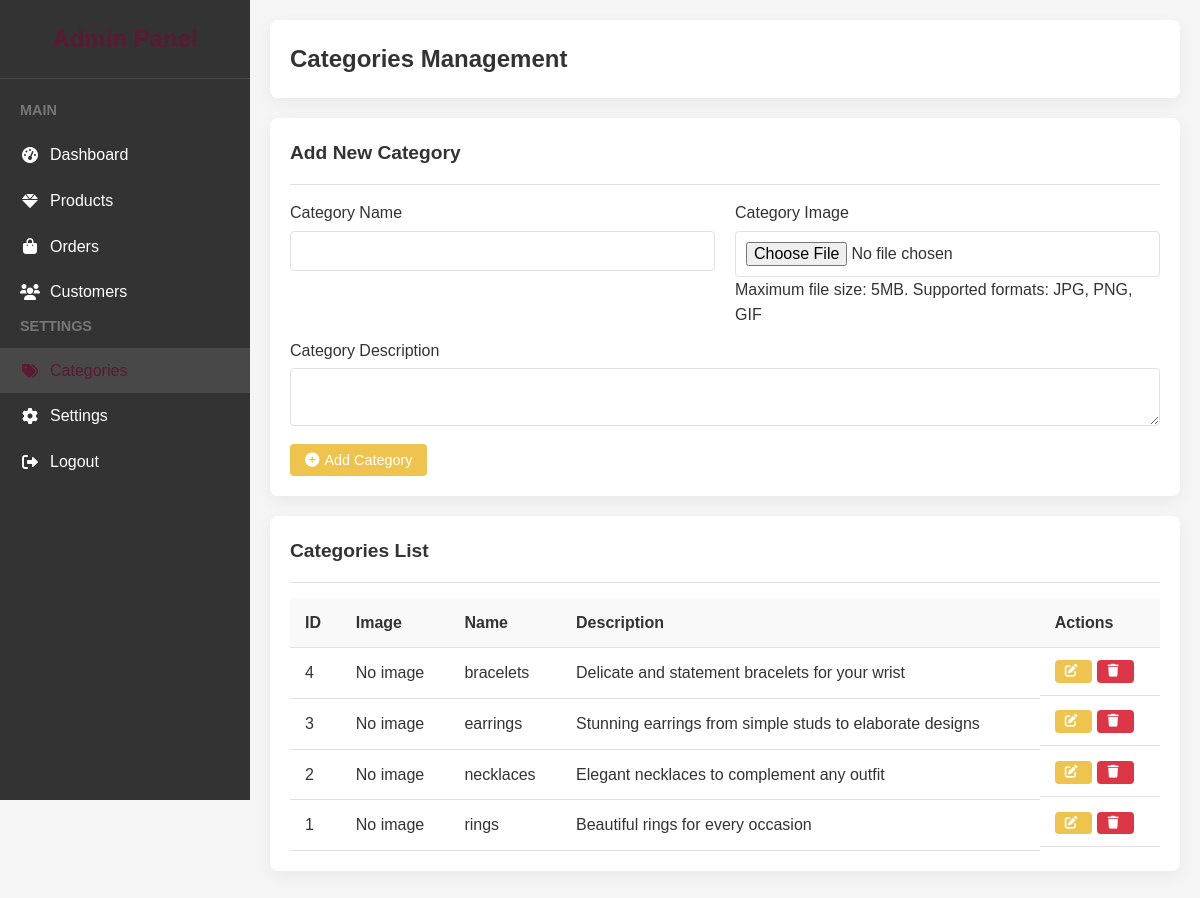
/admin/categories.php (signed in), run on the app's committed database.
### tables this page shows
CREATE TABLE IF NOT EXISTS categories (
  id INT AUTO_INCREMENT PRIMARY KEY,
  name VARCHAR(50) NOT NULL UNIQUE,
  description TEXT,
  image VARCHAR(255)
);

### admin/categories.php (the view, shortened to what this page needs)
<?php
require_once "../includes/config.php";
$category_name = $description = "";
$categories = [];
$sql = "SELECT * FROM categories ORDER BY name ASC";
if($result = mysqli_query($conn, $sql)) {
    while($row = mysqli_fetch_assoc($result)) {
        $categories[] = $row;
    }
}
?>
<!DOCTYPE html>
<html lang="en">
<head>
    <link rel="stylesheet" href="https://cdnjs.cloudflare.com/ajax/libs/font-awesome/6.0.0-beta3/css/all.min.css">
</head>
<body>
    <div class="admin-container">
        <div class="sidebar">
            <div class="sidebar-header">
                <h2>Admin Panel</h2>
            </div>
            <div class="sidebar-menu">
                <h3>Main</h3>
                <a href="dashboard.php" class="menu-item">
                    <i class="fas fa-tachometer-alt"></i>
                    <span>Dashboard</span>
                </a>
                <a href="products.php" class="menu-item">
                    <i class="fas fa-gem"></i>
                    <span>Products</span>
                </a>
                <a href="orders.php" class="menu-item">
                    <i class="fas fa-shopping-bag"></i>
                    <span>Orders</span>
                </a>
                <a href="customers.php" class="menu-item">
                    <i class="fas fa-users"></i>
                    <span>Customers</span>
                </a>
                <h3>Settings</h3>
                <a href="categories.php" class="menu-item active">
                    <i class="fas fa-tags"></i>
                    <span>Categories</span>
                </a>
                <a href="settings.php" class="menu-item">
                    <i class="fas fa-cog"></i>
                    <span>Settings</span>
                </a>
                <a href="logout.php" class="menu-item">
                    <i class="fas fa-sign-out-alt"></i>
                    <span>Logout</span>
                </a>
            </div>
        </div>
        <div class="main-content">
            <div class="header">
                <div class="header-title">
                    <h1>Categories Management</h1>
                </div>
            </div>
            <div class="content-card">
                <div class="card-header">
                    <h2 class="card-title">Add New Category</h2>
                </div>
                <form action="<?php echo htmlspecialchars($_SERVER["PHP_SELF"]); ?>" method="post" enctype="multipart/form-data">
                    <div class="form-row">
                        <div class="form-group">
                            <label for="category_name">Category Name</label>
                            <input type="text" name="category_name" id="category_name" class="form-control" value="<?php echo htmlspecialchars($category_name); ?>" required>
                        </div>
                        <div class="form-group">
                            <label for="image">Category Image</label>
                            <input type="file" name="image" id="image" class="form-control" accept="image/*" onchange="previewImage(this, 'imagePreview')">
                            <span class="help-text">Maximum file size: 5MB. Supported formats: JPG, PNG, GIF</span>
                        </div>
                    </div>
                    <div class="form-row">
                        <div class="form-group full-width">
                            <label for="description">Category Description</label>
                            <textarea name="description" id="description" class="form-control"><?php echo htmlspecialchars($description); ?></textarea>
                        </div>
                    </div>
                    <div class="form-row">
                        <div class="form-group" style="display: flex; align-items: flex-end;">
                            <button type="submit" name="add_category" class="btn">
                                <i class="fas fa-plus-circle"></i> Add Category
                            </button>
                        </div>
                    </div>
                </form>
            </div>
            <div class="content-card">
                <div class="card-header">
                    <h2 class="card-title">Categories List</h2>
                </div>
                <?php if(count($categories) > 0): ?>
                <div class="table-responsive">
                    <table class="table">
                        <thead>
                            <tr>
                                <th>ID</th>
                                <th>Image</th>
                                <th>Name</th>
                                <th>Description</th>
                                <th>Actions</th>
                            </tr>
                        </thead>
                        <tbody>
                            <?php foreach($categories as $category): ?>
                            <tr>
                                <td><?php echo $category['id']; ?></td>
                                <td>
                                    <?php if(!empty($category['image']) && file_exists("../" . $category['image'])): ?>
                                    <img src="../<?php echo $category['image']; ?>" alt="<?php echo htmlspecialchars($category['name']); ?>" class="category-image">
                                    <?php else: ?>
                                    <span class="no-image">No image</span>
                                    <?php endif; ?>
                                </td>
                                <td><?php echo htmlspecialchars($category['name']); ?></td>
                                <td>
                                    <?php
                                        echo !empty($category['description'])
                                            ? (strlen($category['description']) > 100
                                                ? htmlspecialchars(substr($category['description'], 0, 100)) . '...'
                                                : htmlspecialchars($category['description']))
                                            : 'No description';
                                    ?>
                                </td>
                                <td class="action-cell">
                                    <button class="btn btn-sm" onclick="openEditModal(<?php echo $category['id']; ?>, '<?php echo addslashes($category['name']); ?>', '<?php echo addslashes($category['description'] ?? ''); ?>', '<?php echo addslashes($category['image'] ?? ''); ?>')">
                                        <i class="fas fa-edit"></i>
                                    </button>
                                    <button class="btn btn-sm btn-danger" onclick="openDeleteModal(<?php echo $category['id']; ?>, '<?php echo addslashes($category['name']); ?>')">
                                        <i class="fas fa-trash"></i>
                                    </button>
                                </td>
                            </tr>
                            <?php endforeach; ?>
                        </tbody>
                    </table>
                </div>
                <?php else: ?>
                <div class="empty-state">
                    <p>No categories found. Add your first category using the form above.</p>
                </div>
                <?php endif; ?>
            </div>
        </div>
    </div>
</body>
</html>

### admin/categories.php (style rules this page uses)
:root { --primary-color: #5a1a32; --secondary-color: #eec34e; --light-color: #f0f0f0; --dark-color: #333; --accent-color: #edd6dc; --grey-color: #777; --border-color: #e1e1e1; --sidebar-width: 250px; }
* { margin: 0; padding: 0; box-sizing: border-box; }
body { font-family: 'Poppins', sans-serif; line-height: 1.6; color: var(--dark-color); background-color: #f5f5f5; }
.admin-container { display: flex; min-height: 100vh; }
.sidebar { width: var(--sidebar-width); background-color: var(--dark-color); color: white; position: fixed; height: 100vh; overflow-y: auto; }
.sidebar-header { padding: 20px; text-align: center; border-bottom: 1px solid rgba(255, 255, 255, 0.1); }
.sidebar-header h2 { color: var(--primary-color); }
.sidebar-menu { padding: 20px 0; }
.sidebar-menu h3 { padding: 0 20px; font-size: 0.9rem; text-transform: uppercase; margin-bottom: 10px; color: var(--grey-color); }
.menu-item { padding: 10px 20px; display: flex; align-items: center; transition: all 0.3s ease; text-decoration: none; color: white; }
.menu-item.active, .menu-item:hover { background-color: rgba(255, 255, 255, 0.1); color: var(--primary-color); }
.menu-item i { margin-right: 10px; width: 20px; text-align: center; }
.main-content { flex: 1; margin-left: var(--sidebar-width); padding: 20px; }
.header { display: flex; justify-content: space-between; align-items: center; padding: 20px; background-color: white; border-radius: 8px; box-shadow: 0 5px 15px rgba(0, 0, 0, 0.05); margin-bottom: 20px; }
.header-title h1 { font-size: 1.5rem; color: var(--dark-color); }
.content-card { background-color: white; border-radius: 8px; box-shadow: 0 5px 15px rgba(0, 0, 0, 0.05); padding: 20px; margin-bottom: 20px; }
.card-header { display: flex; justify-content: space-between; align-items: center; padding-bottom: 15px; margin-bottom: 15px; border-bottom: 1px solid var(--border-color); }
.card-title { font-size: 1.2rem; font-weight: 600; }
.form-row { display: flex; flex-wrap: wrap; margin: -10px; }
.form-group { flex: 1 0 300px; margin: 10px; }
.form-group label { display: block; margin-bottom: 5px; font-weight: 500; }
.form-control { width: 100%; padding: 10px; border: 1px solid var(--border-color); border-radius: 4px; font-family: inherit; font-size: 1rem; }
.btn { background-color: var(--secondary-color); color: white; border: none; padding: 8px 15px; border-radius: 4px; cursor: pointer; transition: all 0.3s ease; text-decoration: none; font-size: 0.9rem; display: inline-flex; align-items: center; }
.btn i { margin-right: 5px; }
.btn-danger { background-color: #dc3545; }
.btn-sm { padding: 5px 10px; font-size: 0.8rem; }
.table-responsive { overflow-x: auto; }
.table { width: 100%; border-collapse: collapse; }
.table th, .table td { padding: 12px 15px; text-align: left; border-bottom: 1px solid var(--border-color); }
.table th { font-weight: 600; color: var(--dark-color); background-color: #f9f9f9; }
.action-cell { display: flex; gap: 5px; }

### data on the page
categories: id "4", shows "No image", name "bracelets", description "Delicate and statement bracelets for your wrist"
categories: id "3", shows "No image", name "earrings", description "Stunning earrings from simple studs to elaborate designs"
categories: id "2", shows "No image", name "necklaces", description "Elegant necklaces to complement any outfit"
categories: id "1", shows "No image", name "rings", description "Beautiful rings for every occasion"
